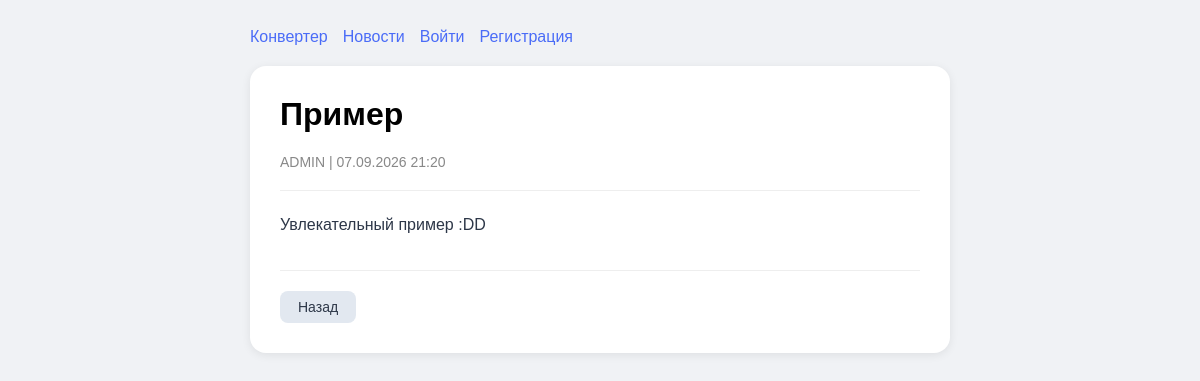
Screenshot of /news/2/ with the database file from the repository.
### news/models.py (models this page shows, shortened)
class News(models.Model):
    title = models.CharField('Заголовок', max_length=200)
    content = models.TextField('Содержание')
    image = models.ImageField('Изображение', upload_to='news/', blank=True, null=True)
    author = models.ForeignKey(settings.AUTH_USER_MODEL, on_delete=models.SET_NULL, null=True, related_name='news')
    created_at = models.DateTimeField('Дата создания', auto_now_add=True)
    updated_at = models.DateTimeField('Дата обновления', auto_now=True)
    is_published = models.BooleanField('Опубликовано', default=True)
    class Meta:
        verbose_name = 'Новость'
        verbose_name_plural = 'Новости'
        ordering = ['-created_at']

### news/views.py (the view)
# urls.py: path('<int:pk>/', views.news_detail, name='detail'),
def news_detail(request, pk):
    news = get_object_or_404(News, id=pk, is_published=True)
    return render(request, 'news/detail.html', {'news': news})

### news/templates/news/detail.html (shortened to what this page needs)
<!DOCTYPE html>
<html>
<head>
</head>
<body>
    <div class="container">
        <div class="nav">
            <a href="/">Конвертер</a>
            <a href="/news/">Новости</a>
            {% if user.is_authenticated %}
                <a href="/users/profile/">Профиль</a>
                <a href="/users/logout/">Выйти</a>
            {% else %}
                <a href="/users/login/">Войти</a>
                <a href="/users/register/">Регистрация</a>
            {% endif %}
        </div>
        <div class="card">
            <h1>{{ news.title }}</h1>
            <div class="meta">{{ news.author.username }} | {{ news.created_at|date:"d.m.Y H:i" }}</div>
            <div class="content">{{ news.content|linebreaks }}</div>
            <div class="actions">
                <a href="{% url 'news:list' %}" class="btn btn-back">Назад</a>
            </div>
        </div>
    </div>
</body>
</html>

### news/templates/news/detail.html (style rules this page uses)
body { font-family: Arial; background: #f0f2f5; padding: 20px; }
.container { max-width: 700px; margin: 0 auto; }
.nav { display: flex; gap: 15px; margin-bottom: 20px; flex-wrap: wrap; }
.nav a { color: #4a6cf7; text-decoration: none; }
.card { background: white; padding: 30px; border-radius: 16px; box-shadow: 0 2px 10px rgba(0,0,0,0.08); }
.card h1 { margin-top: 0; }
.meta { color: #888; font-size: 14px; margin-bottom: 20px; padding-bottom: 20px; border-bottom: 1px solid #eee; }
.content { line-height: 1.8; font-size: 16px; color: #2d3748; }
.actions { margin-top: 30px; padding-top: 20px; border-top: 1px solid #eee; display: flex; gap: 10px; flex-wrap: wrap; }
.btn { padding: 8px 18px; border-radius: 8px; text-decoration: none; font-size: 14px; }
.btn-back { background: #e2e8f0; color: #2d3748; }

### rows the page displays
News: title "Пример", author.username "ADMIN", created_at "07.09.2026 21:20", content "Увлекательный пример :DD"
